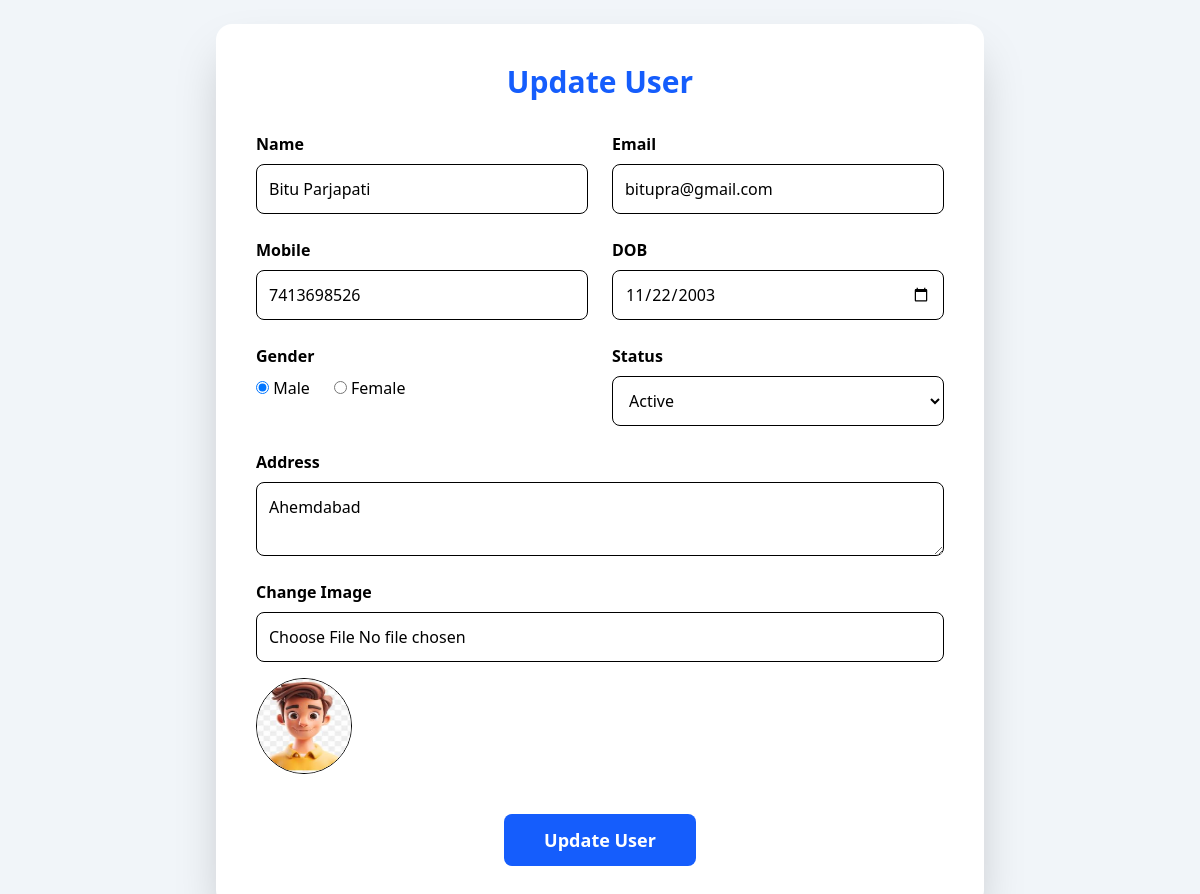
The page /update.php?id=5 on the database its author committed.
### tables this page shows
CREATE TABLE `users` (
  `id` int NOT NULL,
  `profile_img` varchar(255) DEFAULT NULL,
  `name` varchar(100) DEFAULT NULL,
  `email` varchar(100) DEFAULT NULL,
  `mobile` varchar(15) DEFAULT NULL,
  `gender` varchar(10) DEFAULT NULL,
  `date_of_birth` date DEFAULT NULL,
  `address` text,
  `status` tinyint(1) DEFAULT '1',
  `is_deleted` tinyint(1) DEFAULT '0'
);

### src/db.php (called while the page is built, shortened)
<?php
class db{
    var $con;
    function __construct()
    {
        try{
            $this->con = new PDO('mysql:host=localhost;dbname=UserData','root','Root@123');
            $this->con->setAttribute(PDO::ATTR_ERRMODE,PDO::ERRMODE_EXCEPTION);
        }
        catch(PDOException $e){
            echo $e->getMessage();
        }
    }
    function viewbyid($id)
    {
        $qry = "SELECT * FROM users WHERE id=:id";
        $stmt = $this->con->prepare($qry);
        $stmt->bindParam(':id',$id);
        $stmt->execute();
        return $stmt->fetch(PDO::FETCH_ASSOC);
    }
}
?>

### src/update.php (the view, shortened to what this page needs)
<?php
require "db.php";
$obj=new db();
$id=$_GET['id'];
$data=$obj->viewbyid($id);
?>
<html>
<head>
    <link href="output.css" rel="stylesheet">
</head>
<body class="bg-slate-100">
<div class="min-h-screen flex items-center justify-center p-6">
    <div class="bg-white shadow-2xl rounded-2xl p-10 w-full max-w-3xl">
        <h2 class="text-3xl font-bold text-center text-blue-600 mb-8">
            Update User
        </h2>
        <form method="post" enctype="multipart/form-data" class="grid md:grid-cols-2 gap-6">
            <div>
                <label class="font-semibold">Name</label>
                <input type="text" name="name" value="<?= $data['name']?>" required
                    class="w-full mt-2 p-3 border rounded-lg focus:ring-2 focus:ring-blue-400">
            </div>
            <div>
                <label class="font-semibold">Email</label>
                <input type="email" name="email" value="<?= $data['email']?>" required
                    class="w-full mt-2 p-3 border rounded-lg focus:ring-2 focus:ring-blue-400">
            </div>
            <div>
                <label class="font-semibold">Mobile</label>
                <input type="text" name="mobile" value="<?= $data['mobile']?>" required
                    class="w-full mt-2 p-3 border rounded-lg focus:ring-2 focus:ring-blue-400">
            </div>
            <div>
                <label class="font-semibold">DOB</label>
                <input type="date" name="dob" value="<?= $data['date_of_birth']?>"
                    class="w-full mt-2 p-3 border rounded-lg focus:ring-2 focus:ring-blue-400">
            </div>
            <div>
                <label class="font-semibold block mb-2">Gender</label>
                <div class="flex gap-6">
                    <label>
                        <input type="radio" name="gender" value="Male" <?=$data['gender']=='Male' ?'checked':''?>> Male
                    </label>
                    <label>
                        <input type="radio" name="gender" value="Female" <?=$data['gender']=='Female' ?'checked':''?>> Female
                    </label>
                </div>
            </div>
            <div>
                <label class="font-semibold">Status</label>
                <select name="status"
                    class="w-full mt-2 p-3 border rounded-lg focus:ring-2 focus:ring-blue-400">
                    <option value="1" <?=$data['status']==1?'selected':''?>>Active</option>
                </select>
            </div>
            <div class="md:col-span-2">
                <label class="font-semibold">Address</label>
                <textarea name="address"
                    class="w-full mt-2 p-3 border rounded-lg focus:ring-2 focus:ring-blue-400"><?= $data['address']?></textarea>
            </div>
            <div class="md:col-span-2">
                <label class="font-semibold">Change Image</label>
                <input type="file" name="img"
                    class="w-full mt-2 p-3 border rounded-lg bg-white">
                <img src="uploads/<?= $data['profile_img']?>"
                     class="mt-4 w-24 h-24 rounded-full border">
            </div>
            <div class="md:col-span-2 text-center mt-4">
                <input type="submit" name="submit" value="Update User"
                    class="bg-blue-600 hover:bg-blue-700 text-white px-10 py-3 rounded-lg text-lg font-semibold cursor-pointer">
            </div>
        </form>
    </div>
</div>
</body>
</html>

### rows shown on the page
users: name "Bitu Parjapati", email "bitupra@gmail.com", mobile "7413698526", dob "11/22/2003", gender "☑ Male", gender "☐ Female", status "Active", address "Ahemdabad", profile_img (picture)
